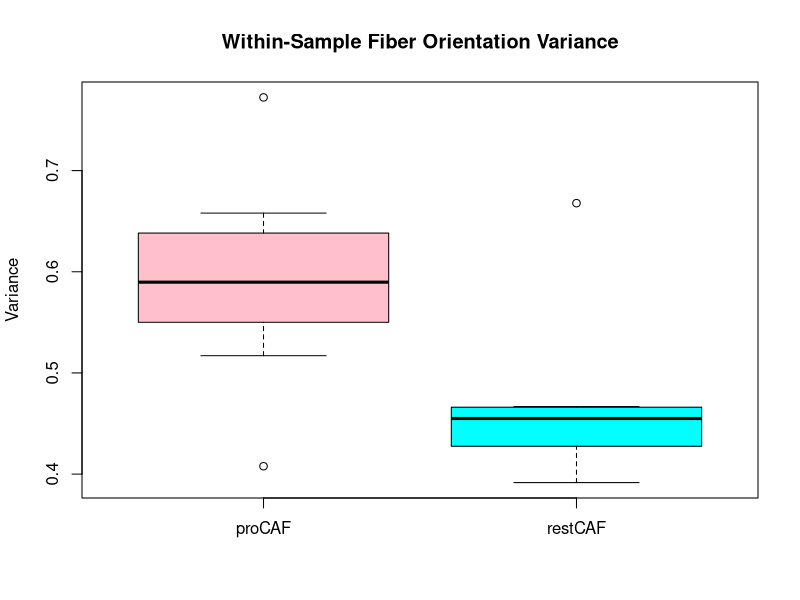
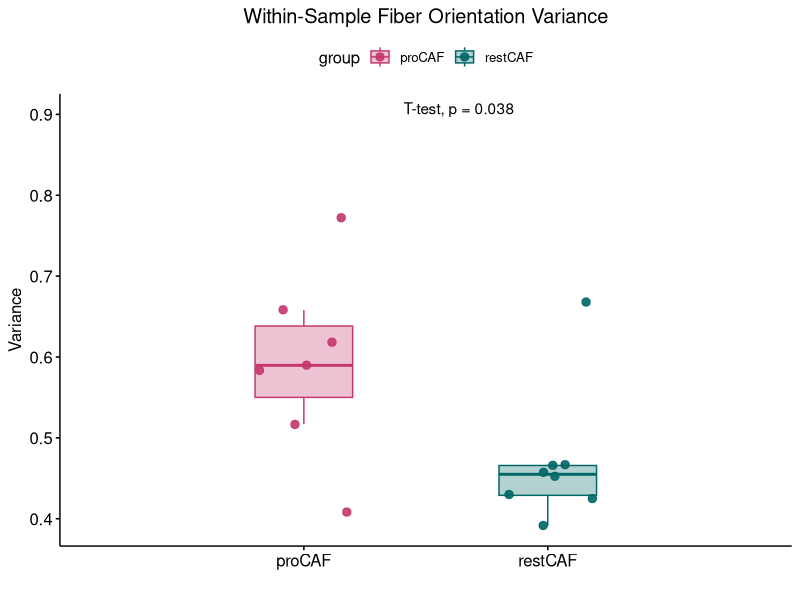

R code for these plots, in order:
## ---- chunk 1
knitr::opts_chunk$set(echo = TRUE)
## ---- chunk 2
library(ggplot2)
library(ggpubr)
## ---- chunk 3
# per-sample fiber orientation variances from Mathematica (rad^2)
proVariances <- c(0.657998, 0.618538, 0.51705, 0.772362, 0.407781, 0.583037, 0.589696)

restVariances <- c(0.66782, 0.465514, 0.457228, 0.42473, 0.391601, 0.466767, 0.452664,0.430305)

# T-test (unweighted, n=7 vs n=8)
t.test(proVariances, restVariances)

# Mann-Whitney test (non-parametric)
wilcox.test(proVariances, restVariances)

# Descriptive statistics
cat("proCAF mean variance:", mean(proVariances), "\n")
cat("restCAF mean variance:", mean(restVariances), "\n")
cat("Difference:", mean(restVariances) - mean(proVariances), "\n")
cat("Percent difference:", 100*(mean(restVariances) - mean(proVariances))/mean(proVariances), "%\n")

# Effect size (Cohen's d)
pooled_sd <- sqrt((var(proVariances) + var(restVariances))/2)
cohens_d <- (mean(restVariances) - mean(proVariances)) / pooled_sd
cat("Cohen's d:", cohens_d, "\n")

# Box plot
boxplot(list(proCAF=proVariances, restCAF=restVariances),
        col=c("pink", "cyan"),
        main="Within-Sample Fiber Orientation Variance",
        ylab="Variance")

# Prepare data
data <- data.frame(
  variance = c(proVariances, restVariances),
  group = c(rep("proCAF", length(proVariances)), 
            rep("restCAF", length(restVariances)))
)

# Create boxplot with significance
ggboxplot(data, x = "group", y = "variance",
          fill = "group", 
          color = "group",  # Dots follow group color
          palette = c("#C4366E", "#006666"),  # darker colors for boxes and dots
          width = 0.4,
          alpha = 0.3,  # Light fill for boxes
          add = "jitter",
          add.params = list(size = 2.5, alpha = 0.9),  # Darker, bigger dots
          ylab = "Variance",
          xlab = "",
          title = "Within-Sample Fiber Orientation Variance") +
  stat_compare_means(method = "t.test",
                     label.x = 1.5, 
                     label.y = 0.9) +
  coord_cartesian(xlim = c(0.6, 2.4)) +
  theme(plot.title = element_text(hjust = 0.5))
